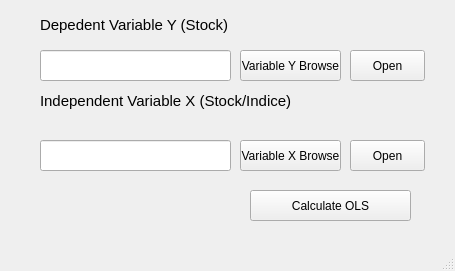
<?xml version="1.0" encoding="UTF-8"?>
<ui version="4.0">
 <class>MainWindow</class>
 <widget class="QMainWindow" name="MainWindow">
  <property name="geometry">
   <rect>
    <x>0</x>
    <y>0</y>
    <width>455</width>
    <height>271</height>
   </rect>
  </property>
  <property name="windowTitle">
   <string>MainWindow</string>
  </property>
  <widget class="QWidget" name="centralwidget">
   <widget class="QPushButton" name="variableYButton">
    <property name="geometry">
     <rect>
      <x>240</x>
      <y>50</y>
      <width>101</width>
      <height>31</height>
     </rect>
    </property>
    <property name="text">
     <string>Variable Y Browse</string>
    </property>
   </widget>
   <widget class="QLineEdit" name="variableYLabel">
    <property name="geometry">
     <rect>
      <x>40</x>
      <y>50</y>
      <width>191</width>
      <height>31</height>
     </rect>
    </property>
   </widget>
   <widget class="QPushButton" name="openVariableYButton">
    <property name="geometry">
     <rect>
      <x>350</x>
      <y>50</y>
      <width>75</width>
      <height>31</height>
     </rect>
    </property>
    <property name="text">
     <string>Open</string>
    </property>
   </widget>
   <widget class="QLabel" name="label_Y">
    <property name="geometry">
     <rect>
      <x>40</x>
      <y>9</y>
      <width>231</width>
      <height>31</height>
     </rect>
    </property>
    <property name="font">
     <font>
      <pointsize>11</pointsize>
     </font>
    </property>
    <property name="text">
     <string>Depedent Variable Y (Stock)</string>
    </property>
   </widget>
   <widget class="QLabel" name="label_X">
    <property name="geometry">
     <rect>
      <x>40</x>
      <y>80</y>
      <width>271</width>
      <height>41</height>
     </rect>
    </property>
    <property name="font">
     <font>
      <pointsize>11</pointsize>
     </font>
    </property>
    <property name="text">
     <string>Independent Variable X (Stock/Indice)</string>
    </property>
   </widget>
   <widget class="QLineEdit" name="variableXLabel">
    <property name="geometry">
     <rect>
      <x>40</x>
      <y>140</y>
      <width>191</width>
      <height>31</height>
     </rect>
    </property>
   </widget>
   <widget class="QPushButton" name="variableXButton">
    <property name="geometry">
     <rect>
      <x>240</x>
      <y>140</y>
      <width>101</width>
      <height>31</height>
     </rect>
    </property>
    <property name="text">
     <string>Variable X Browse</string>
    </property>
   </widget>
   <widget class="QPushButton" name="openVariableXButton">
    <property name="geometry">
     <rect>
      <x>350</x>
      <y>140</y>
      <width>75</width>
      <height>31</height>
     </rect>
    </property>
    <property name="text">
     <string>Open</string>
    </property>
   </widget>
   <widget class="QPushButton" name="calculateOLSButton">
    <property name="geometry">
     <rect>
      <x>250</x>
      <y>190</y>
      <width>161</width>
      <height>31</height>
     </rect>
    </property>
    <property name="text">
     <string>Calculate OLS</string>
    </property>
   </widget>
  </widget>
  <widget class="QStatusBar" name="statusbar"/>
 </widget>
 <resources/>
 <connections/>
</ui>
